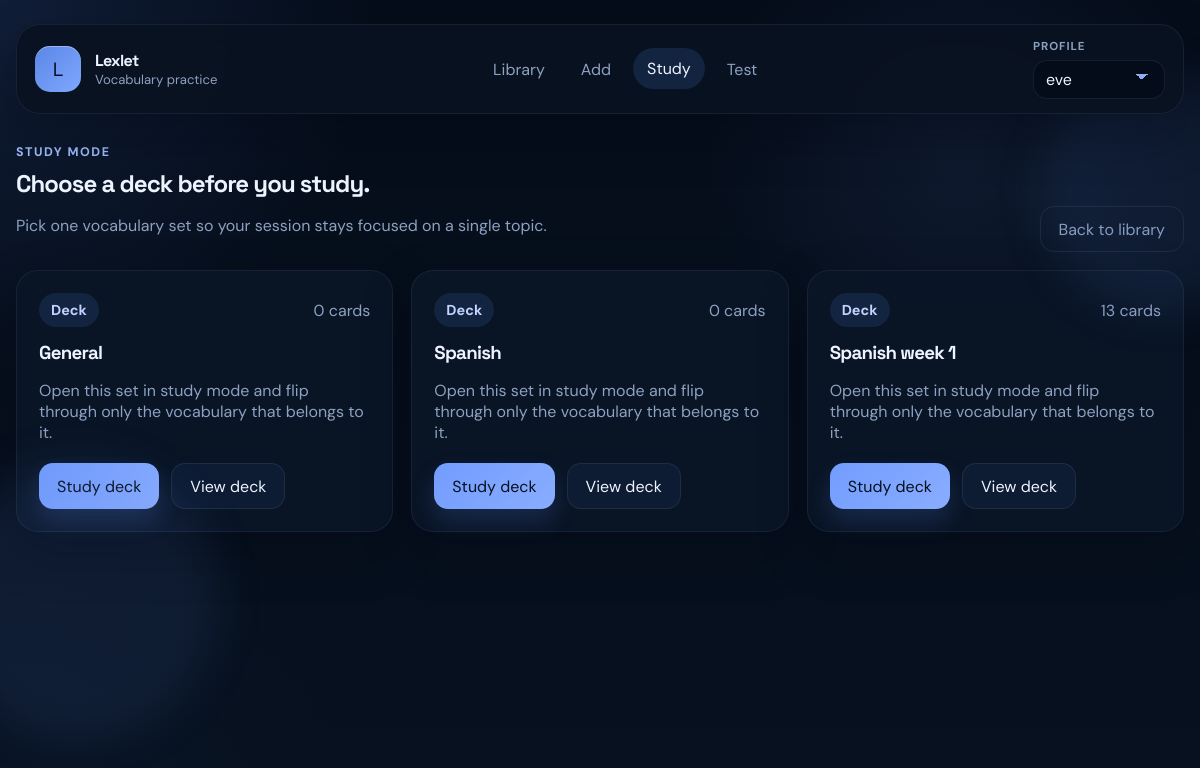
The app's page /study, older data.
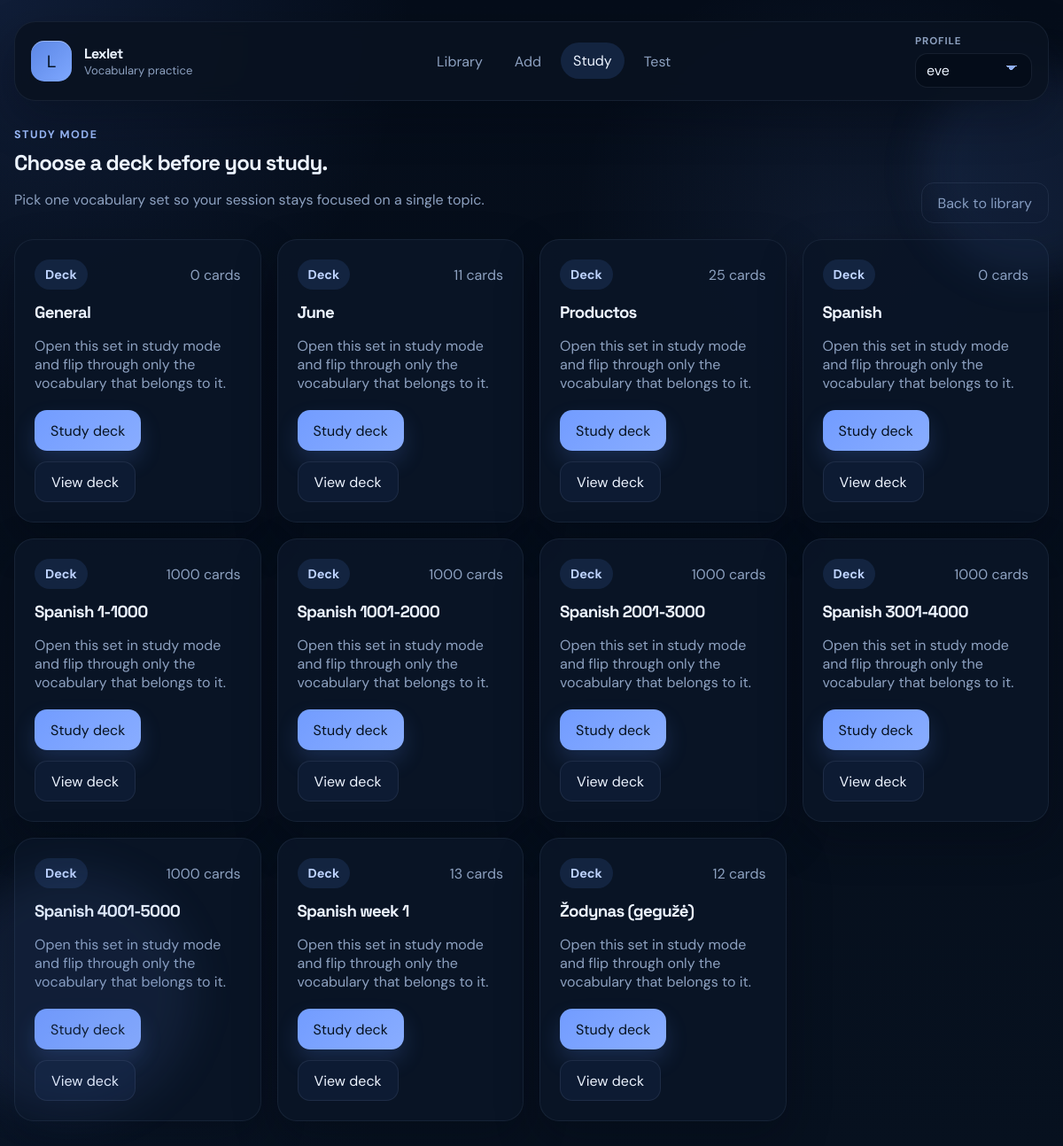
The same page, newer data.
### tables this page shows
CREATE TABLE decks (
            id INTEGER PRIMARY KEY AUTOINCREMENT,
            name TEXT NOT NULL UNIQUE
        , profile_id INTEGER);

### app.py (the view)
@app.route("/study")
def study():
    conn = get_db()
    active_profile_id = get_active_profile_id(conn)
    decks = get_all_decks(conn, active_profile_id)
    selected_deck_id = request.args.get("deck_id", type=int)
    selected_deck = get_deck(conn, selected_deck_id, active_profile_id) if selected_deck_id else None
    cards = []
    if selected_deck:
        cards = conn.execute("SELECT * FROM cards WHERE deck_id = ?", (selected_deck_id,)).fetchall()
    conn.close()
    cards = list(cards)
    random.shuffle(cards)
    return render_template(
        "study.html",
        cards=cards,
        decks=decks,
        selected_deck=selected_deck,
    )

### app.py (called while the page is built)
def get_db():
    conn = sqlite3.connect(DB_NAME)
    conn.row_factory = sqlite3.Row
    return conn

def get_profiles(conn):
    return conn.execute("SELECT id, name FROM profiles ORDER BY name COLLATE NOCASE").fetchall()

def get_active_profile_id(conn):
    stored_profile_id = session.get("active_profile_id")
    if stored_profile_id:
        existing = conn.execute("SELECT id FROM profiles WHERE id = ?", (stored_profile_id,)).fetchone()
        if existing:
            return stored_profile_id
    eve = conn.execute("SELECT id FROM profiles WHERE lower(name) = 'eve'").fetchone()
    if eve:
        session["active_profile_id"] = eve["id"]
        return eve["id"]
    first_profile = conn.execute("SELECT id FROM profiles ORDER BY id LIMIT 1").fetchone()
    if first_profile:
        session["active_profile_id"] = first_profile["id"]
        return first_profile["id"]
    return None

### templates/study.html (shortened to what this page needs)
{% extends "base.html" %}
{% block content %}
{% if not selected_deck %}
<section class="section-header">
    <div>
        <p class="eyebrow">Study mode</p>
        <h1>Choose a deck before you study.</h1>
        <p class="section-copy">Pick one vocabulary set so your session stays focused on a single topic.</p>
    </div>
    <a class="button button-ghost" href="{{ url_for('index') }}">Back to library</a>
</section>
{% if decks %}
<section class="deck-grid">
    {% for deck in decks %}
    <article class="deck-card">
        <div class="card-meta">
            <span class="chip">Deck</span>
            <span class="deck-count">{{ deck.card_count }} {{ "card" if deck.card_count == 1 else "cards" }}</span>
        </div>
        <h3>{{ deck.name }}</h3>
        <p>Open this set in study mode and flip through only the vocabulary that belongs to it.</p>
        <div class="deck-actions">
            <a class="button button-primary" href="{{ url_for('study', deck_id=deck.id) }}">Study deck</a>
            <a class="button button-secondary" href="{{ url_for('deck_detail', deck_id=deck.id) }}">View deck</a>
        </div>
    </article>
    {% endfor %}
</section>
{% endif %}
{% endif %}
{% endblock %}

Row changes from the older to the newer data that the page shows:
added decks: card_count "11", card_count "cards", name "June"
added decks: card_count "25", card_count "cards", name "Productos"
added decks: card_count "1000", card_count "cards", name "Spanish 1-1000"
added decks: card_count "1000", card_count "cards", name "Spanish 1001-2000"
added decks: card_count "1000", card_count "cards", name "Spanish 2001-3000"
added decks: card_count "1000", card_count "cards", name "Spanish 3001-4000"
added decks: card_count "1000", card_count "cards", name "Spanish 4001-5000"
added decks: card_count "12", card_count "cards", name "Žodynas (gegužė)"
